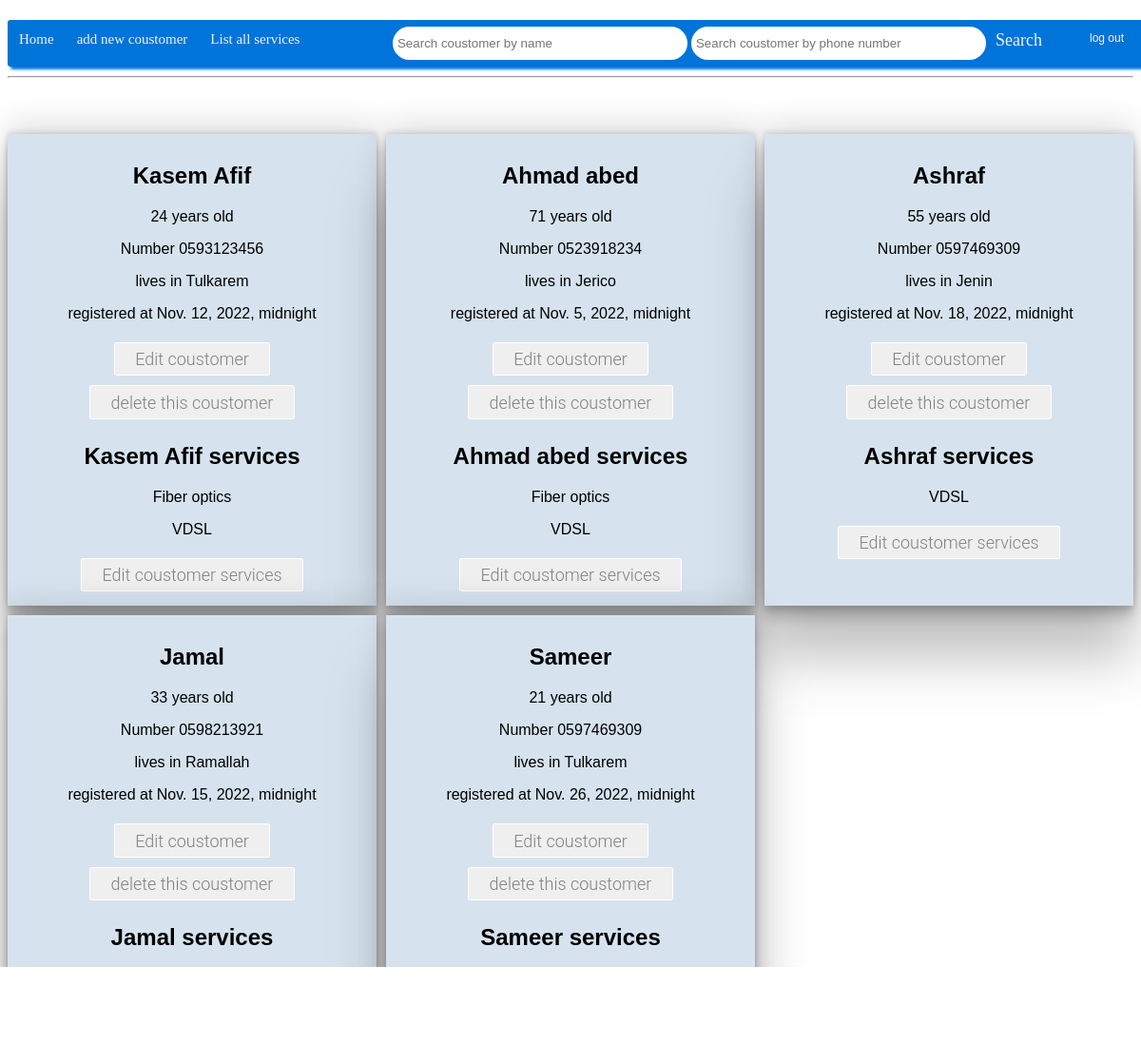
The app's page /homepage (signed in) with its own data.
### employee/models.py (models this page shows, shortened)
class coustomer(models.Model):
    name=models.CharField(max_length=100,null=True,blank=True)
    age=models.IntegerField(null=True,blank=True)
    phonenumber=models.CharField(max_length=10,null=True,blank=True)
    city=models.CharField(max_length=100,null=True,blank=True)
    registerdate=models.DateTimeField(default=datetime.now(),null=True,blank=True)
    services=models.ManyToManyField(service,null=True,blank=True)

class service(models.Model):
    name=models.CharField(max_length=50)
    price=models.IntegerField()
    discription=models.TextField()

### employee/views.py (the view)
# urls.py: path('homepage',views.homepage,name="mainpage"),
def homepage(request):
    if request.POST.get('delete')!=None:
        cm = coustomer.objects.get(id=request.POST.get('delete'))
        cm.delete()
        return redirect('/homepage')
    searchname=request.GET.get("searchname")
    searchnumber=request.GET.get("searchnumber")
    if searchname!=None or searchnumber!=None:
        allCoustomers=coustomer.objects.all().filter(name__contains=searchname).filter(phonenumber__contains=searchnumber)
    else:
        allCoustomers=coustomer.objects.all()
    coustomersDetails=[]
    for cm in allCoustomers:
        coustomerServices=cm.services.all()
        coustomersDetails.append({"cm":cm,"coustomerServices":coustomerServices})
    return render(request,'pages/homepage.html',{"login": request.session["login"],"coustomersDetails":coustomersDetails})

### templates/pages/homepage.html (shortened to what this page needs)
{% extends 'mainpage.html' %} {% block otherpages %}
<h1>home page</h1>
<hr />
<div class="coustomers">
  {% for coustomer in coustomersDetails %}
  <div class="coustomerdetails">
    <h2>{{coustomer.cm.name}}</h2>
    <p>{{coustomer.cm.age}} years old</p>
    <p>Number {{coustomer.cm.phonenumber}}</p>
    <p>lives in {{coustomer.cm.city}}</p>
    <p>registered at {{coustomer.cm.registerdate}}</p>
    <form action="/editcoustomer" method="POST">
      <input type="submit" value="Edit coustomer" />
    </form>
    <form action="/homepage" method="POST">
      <input type="submit" value="delete this coustomer" />
    </form>
    <div>
      <h2>{{coustomer.cm.name}} services</h2>
      {% for service in coustomer.coustomerServices %}
      <p>{{service.name}}</p>
      {% endfor %}
      <form action="/editservices" method="POST">
        <input type="submit" value="Edit coustomer services" />
      </form>
    </div>
  </div>
  {% endfor %}
</div>
{% endblock otherpages %}

### templates/mainpage.html (shortened to what this page needs)
<!DOCTYPE html>
<html lang="en">
<head>
    {% load static %}
   <link rel="stylesheet" href="{% static 'css/navbar.css'%}"/>
   <link rel="stylesheet" href="https://cdnjs.cloudflare.com/ajax/libs/font-awesome/4.7.0/css/font-awesome.min.css">
</head>
<body>
    {% if login %}
<div id="navlist">
    <a href="{% url "mainpage" %}" >Home</a>
    <a href="{% url "addcoustomer" %}" >add new coustomer</a>
    <a href="{% url "listallservices" %}" >List all services</a>
    <form action="/logout" method="GET">
    <input type="submit" value="log out"/ class="search logout">
    </form>
    <div class="search">
        <form action="/homepage" method="GET">
            <input type="text" name="searchname" placeholder="Search coustomer by name"/>
            <input type="number" class="x" name="searchnumber" placeholder="Search coustomer by phone number"/>
            <input class="fa fa-search y"
            style="font-size: 18px;" type="submit" value="Search"/>
        </form>
    </div>
</div>
{% block otherpages %} {% endblock otherpages %}
{% else %}
<h1>You dont have permition </h1>
{% endif %}
</body>
</html>

### madacrm/static/css/navbar.css (style rules this page uses)
body { font-family: Cambria, Cochin, Georgia, Times, "Times New Roman", serif; }
#navlist { background-color: #0074d9; position: absolute; box-shadow: #0074d9 3px 3px 3px; border-radius: 3px; width: 100%; }
#navlist a { float: left; display: block; color: #f2f2f2; text-align: center; padding: 12px; text-decoration: none; font-size: 15px; }
.search input[type="text"] { width: 300px; height: 25px; border-radius: 25px; padding: 5px; border: none; }
.search .x { width: 300px; height: 25px; border-radius: 25px; padding: 5px; border: none; }
.search { float: right; margin: 7px; }
.search .y { background-color: #0074d9; color: #f2f2f2; float: right; padding: 5px 10px; margin-right: 16px; font-size: 12px; border: none; cursor: pointer; }
.logout { background-color: #0074d9; color: #f2f2f2; float: right; padding: 5px 10px; margin-right: 16px; font-size: 12px; border: none; cursor: pointer; }
.coustomers { display: grid; grid-template-columns: repeat(3, 1fr); text-align: center; grid-gap: 10px; margin-top: 5%; }
.coustomerdetails { background-color: #d6e3ee; padding: 10px; box-shadow: rgba(0, 0, 0, 0.25) 0px 54px 55px, rgba(0, 0, 0, 0.12) 0px -12px 30px, rgba(0, 0, 0, 0.12) 0px 4px 6px, rgba(0, 0, 0, 0.17) 0px 12px 13px, rgba(0, 0, 0, 0.09) 0px -3px 5px; font-family: Arial, Helvetica, sans-serif; }
.coustomerdetails input { font-size: large; }
.coustomerdetails input { display: inline-block; padding: 0.35em 1.2em; border: 0.1em solid #ffffff; margin: 5px; border-radius: 0.12em; box-sizing: border-box; text-decoration: none; font-family: "Roboto", sans-serif; font-weight: 300; color: gray; text-align: center; transition: all 0.2s; }

### records on screen
coustomer: cm.name "Kasem Afif", cm.age "24", cm.phonenumber "0593123456", cm.city "Tulkarem", cm.registerdate "Nov. 12, 2022, midnight"
service: name "Fiber optics"
service: name "VDSL"
coustomer: cm.name "Ahmad abed", cm.age "71", cm.phonenumber "0523918234", cm.city "Jerico", cm.registerdate "Nov. 5, 2022, midnight"
coustomer: cm.name "Ashraf", cm.age "55", cm.phonenumber "0597469309", cm.city "Jenin", cm.registerdate "Nov. 18, 2022, midnight"
coustomer: cm.name "Jamal", cm.age "33", cm.phonenumber "0598213921", cm.city "Ramallah", cm.registerdate "Nov. 15, 2022, midnight"
coustomer: cm.name "Sameer", cm.age "21", cm.phonenumber "0597469309", cm.city "Tulkarem", cm.registerdate "Nov. 26, 2022, midnight"
